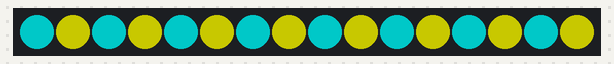
Recording of a program running on a simulated Arduino Uno, built with avr-gcc and run on an emulated ATmega328P. On the bench: 16 RGB LEDs in strip order, left to right. Dim RGB values are drawn brighter than linear.

Above: at 0.1 s.
At 0.6 s:
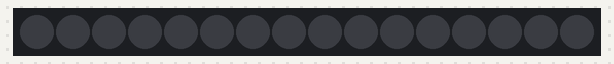

Measured:
- what the display in image 1 shows lasts 0.5 s, from 0.5 s to 1.0 s

The program:

main.cpp
```cpp
#include <Arduino.h>
#include <FastLED.h>


#define NUM_LEDS 16 // How many leds in your strip?

// For led chips like WS2812, which have a data line, ground, and power, you just
// need to define DATA_PIN.  For led chipsets that are SPI based (four wires - data, clock,
// ground, and power), like the LPD8806 define both DATA_PIN and CLOCK_PIN
// Clock pin only needed for SPI based chipsets when not using hardware SPI

#define DATA_PIN 3

CRGB leds[NUM_LEDS]; // Define the array of leds


void setup() {

    FastLED.addLeds<WS2812B, DATA_PIN, GRB>(leds, NUM_LEDS); // Initialize the LED strip object, specify type, data pin, color order, and number of leds

}


void loop() {

  // Turn the LED on, then pause
  // Set even indexed LEDs to cyan and odd indexed LEDs to yellow
  for (int i = 0; i < NUM_LEDS; i+=2)
  {
    leds[i] = CRGB(0,100,100);
  }
    for (int i = 1; i < NUM_LEDS; i+=2)
  {
    leds[i] = CRGB(100,100,0);
  }
  FastLED.show();
  delay(500);


  // Now turn the LED off, then pause
  for (int i = 0; i < NUM_LEDS; i++)
  {
    leds[i] = CRGB::Black;
  }
  FastLED.show();
  delay(500);

} 
```
